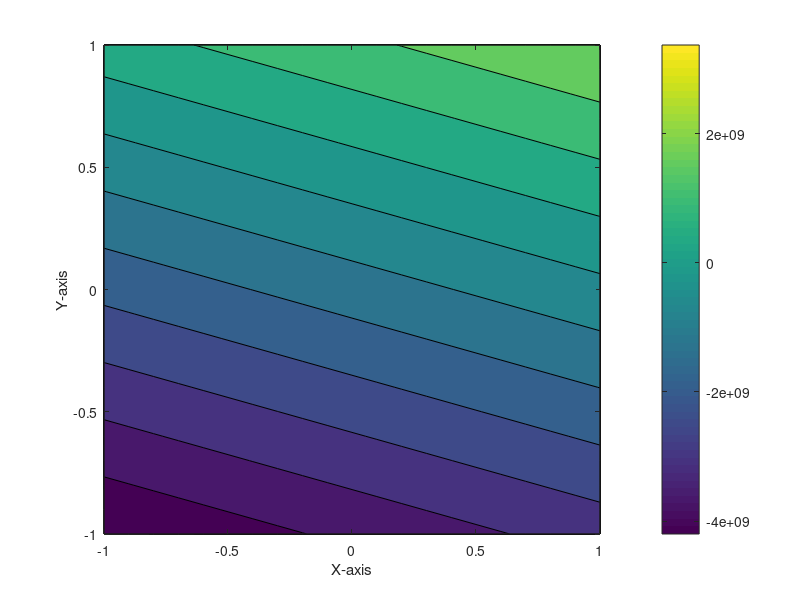

Write MATLAB code to recreate this figure.
clc, clearvars, close all
% AER1403 Assignment 8 Q1
E = 70e9; %Pa
v = 0.3;


x = [0 1 1 0];
y = [0 0 1 1];

coordinates = [0 0; 1 0; 1 1; 0 1];

x_disp = [0.02 0.05 0.03 -0.02];
y_disp = [0.01 -0.01 0.04 -0.01];

d = [0.02 0.01 0.05 -0.01 0.03 0.04 -0.02 -0.01];
D=(E/(1-(v^2))).*[1 v 0; v 1-v 0; 0 0 ((1-(2*v))/2)];


zeta_vals = -1:0.1:1;
eta_vals = -1:0.1:1;

x_vals = 0:0.05:1;
y_vals = 0:0.05:1;

disp_mat_x = zeros(length(zeta_vals),length(eta_vals));
disp_mat_y = zeros(length(zeta_vals),length(eta_vals));

for i = 1:length(zeta_vals)
    for j = 1:length(eta_vals)

        zeta = zeta_vals(i);
        eta = eta_vals(j);
        
        N1 = 0.25*(1 - zeta)*(1 - eta);
        N2 = 0.25*(1 + zeta)*(1 - eta);
        N3 = 0.25*(1 + zeta)*(1 + eta);
        N4 = 0.25*(1 - zeta)*(1 + eta);

        inter_disp = [N1 N2 N3 N4]*[x_disp' y_disp'];
        disp_mat_x(j,i) = inter_disp(1);
        disp_mat_y(j,i) = inter_disp(2);

        J = (1/4)*[eta-1 1-eta 1+eta -1-eta; zeta-1 -1-zeta 1+zeta 1-zeta]*(coordinates);
        H_star = (1/4)*inv(J)*[eta-1 1-eta 1+eta -1-eta; zeta-1 -1-zeta 1+zeta 1-zeta];
        H = [H_star(1,1) 0 H_star(1,2) 0 H_star(1,3) 0 H_star(1,4) 0; 0 H_star(2,1) 0 H_star(2,2) 0 H_star(2,3) 0 H_star(2,4); H_star(2,1) H_star(1,1) H_star(2,2) H_star(1,2) H_star(2,3) H_star(1,3) H_star(2,4) H_star(1,4)];

        epsilon = H*transpose(d);
        sigma = E.*epsilon;

        sigma_collected(j,i,:) = sigma;
        sigma11 = sigma_collected(:,:,1);
        sigma22 = sigma_collected(:,:,2);
        sigma12 = sigma_collected(:,:,3);
    end
end
sigma_collected



[X,Y] = meshgrid(zeta_vals,eta_vals);

contourf(X,Y,sigma11)
hold on
contourf(X,Y,sigma22)
contourf(X,Y,sigma12)
hold off
xlabel('X-axis')
ylabel('Y-axis')
colorbar

H